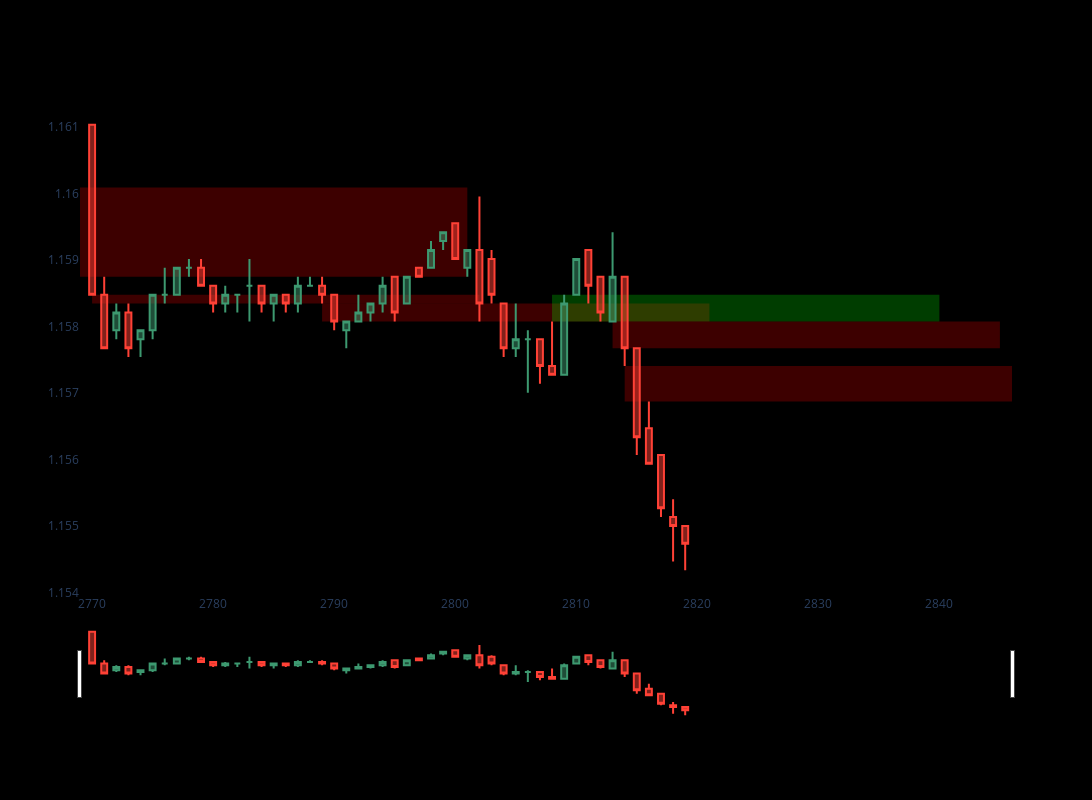

The code cell stored with this chart in its notebook:
### Code cell
dfpl = df.tail(50)

# Create the figure
fig = go.Figure()

# Add candlestick chart
fig.add_trace(go.Candlestick(
    x=dfpl.index,
    open=dfpl["Open"],
    high=dfpl["High"],
    low=dfpl["Low"],
    close=dfpl["Close"],
    name="Candles"
))

# Add FVG zones
for _, row in dfpl.iterrows():
    if isinstance(row["FVG"], tuple):
        fvg_type, start, end, index = row["FVG"]
        print('FVG LEVEL *****', row["FVG"])
        color = "rgba(0,255,0,0.3)" if fvg_type == "bullish" else "rgba(255,0,0,0.3)"
        fig.add_shape(
            type="rect",
            x0=index - 2,
            x1=index + 30,
            y0=start,
            y1=end,
            fillcolor=color,
            opacity=0.8,
            layer="below",
            line=dict(width=0),
        )

# Show the chart
fig.update_layout(width=1200, height=800,
                  xaxis=dict(showgrid=False),
                  yaxis=dict(showgrid=False),
                  plot_bgcolor='black',
                  paper_bgcolor='black')
fig.show()

### Figure 1 — Plotly figure (JSON) as saved in the notebook; plotly's stock layout.template omitted (floating-point values rounded to 4 significant figures)
{"data": [{"close": [1.158, 1.158, 1.158, 1.158, 1.158, 1.158, 1.158, 1.159, 1.159, 1.159, 1.158, 1.158, 1.158, 1.159, 1.158, 1.158, 1.158, 1.159, 1.159, 1.158, 1.158, 1.158, 1.158, 1.158, 1.159, 1.158, 1.159, 1.159, 1.159, 1.159, 1.159, 1.159, 1.158, 1.158, 1.158, 1.158, 1.158, 1.157, 1.157, 1.158, 1.159, 1.159, 1.158, 1.159, 1.158, 1.156, 1.156, 1.155, 1.155, 1.155], "high": [1.161, 1.159, 1.158, 1.158, 1.158, 1.158, 1.159, 1.159, 1.159, 1.159, 1.159, 1.159, 1.158, 1.159, 1.159, 1.158, 1.158, 1.159, 1.159, 1.159, 1.158, 1.158, 1.158, 1.158, 1.159, 1.159, 1.159, 1.159, 1.159, 1.159, 1.16, 1.159, 1.16, 1.159, 1.158, 1.158, 1.158, 1.158, 1.158, 1.158, 1.159, 1.159, 1.159, 1.159, 1.159, 1.158, 1.157, 1.156, 1.155, 1.155], "low": [1.158, 1.158, 1.158, 1.158, 1.158, 1.158, 1.158, 1.158, 1.159, 1.159, 1.158, 1.158, 1.158, 1.158, 1.158, 1.158, 1.158, 1.158, 1.159, 1.158, 1.158, 1.158, 1.158, 1.158, 1.158, 1.158, 1.158, 1.159, 1.159, 1.159, 1.159, 1.159, 1.158, 1.158, 1.158, 1.158, 1.157, 1.157, 1.157, 1.157, 1.158, 1.158, 1.158, 1.158, 1.157, 1.156, 1.156, 1.155, 1.154, 1.154], "name": "Candles", "open": [1.161, 1.158, 1.158, 1.158, 1.158, 1.158, 1.158, 1.158, 1.159, 1.159, 1.159, 1.158, 1.158, 1.159, 1.159, 1.158, 1.158, 1.158, 1.159, 1.159, 1.158, 1.158, 1.158, 1.158, 1.158, 1.159, 1.158, 1.159, 1.159, 1.159, 1.16, 1.159, 1.159, 1.159, 1.158, 1.158, 1.158, 1.158, 1.157, 1.157, 1.158, 1.159, 1.159, 1.158, 1.159, 1.158, 1.156, 1.156, 1.155, 1.155], "type": "candlestick", "x": [2770, 2771, 2772, 2773, 2774, 2775, 2776, 2777, 2778, 2779, 2780, 2781, 2782, 2783, 2784, 2785, 2786, 2787, 2788, 2789, 2790, 2791, 2792, 2793, 2794, 2795, 2796, 2797, 2798, 2799, 2800, 2801, 2802, 2803, 2804, 2805, 2806, 2807, 2808, 2809, 2810, 2811, 2812, 2813, 2814, 2815, 2816, 2817, 2818, 2819]}], "layout": {"height": 800, "paper_bgcolor": "black", "plot_bgcolor": "black", "shapes": [{"fillcolor": "rgba(255,0,0,0.3)", "layer": "below", "line": {"width": 0}, "opacity": 0.8, "type": "rect", "x0": 2769, "x1": 2801, "y0": 1.16, "y1": 1.159}, {"fillcolor": "rgba(255,0,0,0.3)", "layer": "below", "line": {"width": 0}, "opacity": 0.8, "type": "rect", "x0": 2770, "x1": 2802, "y0": 1.158, "y1": 1.158}, {"fillcolor": "rgba(255,0,0,0.3)", "layer": "below", "line": {"width": 0}, "opacity": 0.8, "type": "rect", "x0": 2789, "x1": 2821, "y0": 1.158, "y1": 1.158}, {"fillcolor": "rgba(0,255,0,0.3)", "layer": "below", "line": {"width": 0}, "opacity": 0.8, "type": "rect", "x0": 2808, "x1": 2840, "y0": 1.158, "y1": 1.158}, {"fillcolor": "rgba(255,0,0,0.3)", "layer": "below", "line": {"width": 0}, "opacity": 0.8, "type": "rect", "x0": 2813, "x1": 2845, "y0": 1.158, "y1": 1.158}, {"fillcolor": "rgba(255,0,0,0.3)", "layer": "below", "line": {"width": 0}, "opacity": 0.8, "type": "rect", "x0": 2814, "x1": 2846, "y0": 1.157, "y1": 1.157}], "width": 1200, "xaxis": {"showgrid": false}, "yaxis": {"showgrid": false}}}
